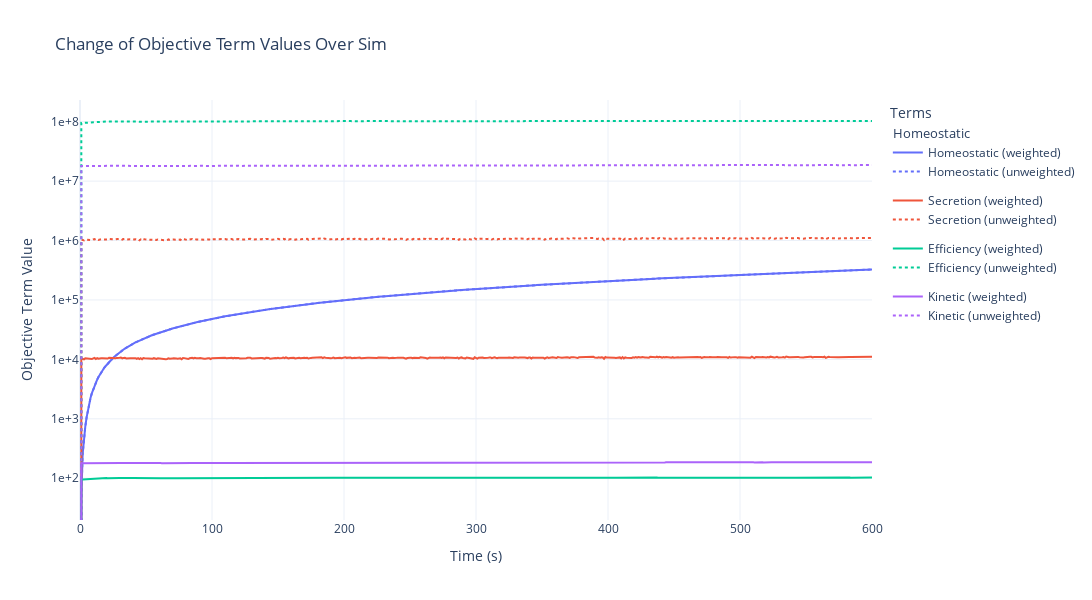

The cell this chart's notebook holds for it:
### Markdown cell above
# Plot 1: Visualize how well each objective term is being met across the sim

### Code cell
from plotly.colors import qualitative as q

spec_term = {
    "Homeostatic": (homeostatic_term, objective_weights_sim['homeostatic']),
    "Secretion":   (secretion_term,   objective_weights_sim['secretion']),
    "Efficiency":  (efficiency_term,  objective_weights_sim['efficiency']),
    "Kinetic":     (kinetic_term,     objective_weights_sim['kinetics']),
}

spec_no_weights = {
    "Homeostatic": (homeostatic_term/objective_weights_sim['homeostatic'], objective_weights_sim['homeostatic']),
    "Secretion":   (secretion_term/objective_weights_sim['secretion'],     objective_weights_sim['secretion']),
    "Efficiency":  (efficiency_term/objective_weights_sim['efficiency'],   objective_weights_sim['efficiency']),
    "Kinetic":     (kinetic_term/objective_weights_sim['kinetics'],        objective_weights_sim['kinetics']),
}


palette = q.Plotly  # consistent colors across both sets
colors = {name: palette[i % len(palette)] for i, name in enumerate(spec_term)}


fig = go.Figure()

# Add weighted (solid) + unweighted (dotted) per term
for i, (name, (y_w, w)) in enumerate(spec_term.items()):
    # solid, weighted
    fig.add_trace(go.Scatter(
        x=time, y=y_w, mode="lines",
        name=f"{name} (weighted)",
        line=dict(color=colors[name], dash="solid"),
        legendgroup=name,
        legendgrouptitle_text=name if i == 0 else None,
        hovertemplate=f"{name.lower()} weight={w}<br>{name.lower()} term value=%{{y:.4g}}<extra></extra>"
    ))
    # dotted, unweighted
    y_uw, w_uw = spec_no_weights[name]
    fig.add_trace(go.Scatter(
        x=time, y=y_uw, mode="lines",
        name=f"{name} (unweighted)",
        line=dict(color=colors[name], dash="dot"),
        legendgroup=name,
        hovertemplate=f"{name.lower()} (no weight)<br>{name.lower()} value=%{{y:.4g}}<extra></extra>"
    ))

fig.update_layout(
    title="Change of Objective Term Values Over Sim",
    xaxis_title="Time (s)",
    yaxis=dict(title="Objective Term Value", type="log", tickformat=".0e"),
    template="plotly_white",
    legend=dict(title="Terms", groupclick="togglegroup"),  # click once to toggle both lines in a group
    width=1200, height=600,
)

fig.show()
fig.write_image("/Users/HeenaSaqib/dev/vEcoli/notebooks/Heena notebooks/Metabolism_New Genes/out/objective_weights/change of objective term values over a sim.png", scale=3)

### Figure 1 — Plotly figure (JSON) as saved in the notebook; plotly's stock layout.template omitted (floating-point values rounded to 4 significant figures; data arrays with more than 128 entries replaced by an {"elided": "..."} marker saying what was removed)
{"data": [{"hovertemplate": "homeostatic weight=1<br>homeostatic term value=%{y:.4g}<extra></extra>", "legendgroup": "Homeostatic", "legendgrouptitle": {"text": "Homeostatic"}, "line": {"color": "#636EFA", "dash": "solid"}, "mode": "lines", "name": "Homeostatic (weighted)", "x": {"elided": "601 int values"}, "y": {"elided": "601 float values"}, "type": "scatter"}, {"hovertemplate": "homeostatic (no weight)<br>homeostatic value=%{y:.4g}<extra></extra>", "legendgroup": "Homeostatic", "line": {"color": "#636EFA", "dash": "dot"}, "mode": "lines", "name": "Homeostatic (unweighted)", "x": {"elided": "601 int values"}, "y": {"elided": "601 float values"}, "type": "scatter"}, {"hovertemplate": "secretion weight=0.01<br>secretion term value=%{y:.4g}<extra></extra>", "legendgroup": "Secretion", "line": {"color": "#EF553B", "dash": "solid"}, "mode": "lines", "name": "Secretion (weighted)", "x": {"elided": "601 int values"}, "y": {"elided": "601 float values"}, "type": "scatter"}, {"hovertemplate": "secretion (no weight)<br>secretion value=%{y:.4g}<extra></extra>", "legendgroup": "Secretion", "line": {"color": "#EF553B", "dash": "dot"}, "mode": "lines", "name": "Secretion (unweighted)", "x": {"elided": "601 int values"}, "y": {"elided": "601 float values"}, "type": "scatter"}, {"hovertemplate": "efficiency weight=1e-06<br>efficiency term value=%{y:.4g}<extra></extra>", "legendgroup": "Efficiency", "line": {"color": "#00CC96", "dash": "solid"}, "mode": "lines", "name": "Efficiency (weighted)", "x": {"elided": "601 int values"}, "y": {"elided": "601 float values"}, "type": "scatter"}, {"hovertemplate": "efficiency (no weight)<br>efficiency value=%{y:.4g}<extra></extra>", "legendgroup": "Efficiency", "line": {"color": "#00CC96", "dash": "dot"}, "mode": "lines", "name": "Efficiency (unweighted)", "x": {"elided": "601 int values"}, "y": {"elided": "601 float values"}, "type": "scatter"}, {"hovertemplate": "kinetic weight=1e-05<br>kinetic term value=%{y:.4g}<extra></extra>", "legendgroup": "Kinetic", "line": {"color": "#AB63FA", "dash": "solid"}, "mode": "lines", "name": "Kinetic (weighted)", "x": {"elided": "601 int values"}, "y": {"elided": "601 float values"}, "type": "scatter"}, {"hovertemplate": "kinetic (no weight)<br>kinetic value=%{y:.4g}<extra></extra>", "legendgroup": "Kinetic", "line": {"color": "#AB63FA", "dash": "dot"}, "mode": "lines", "name": "Kinetic (unweighted)", "x": {"elided": "601 int values"}, "y": {"elided": "601 float values"}, "type": "scatter"}], "layout": {"yaxis": {"title": {"text": "Objective Term Value"}, "type": "log", "tickformat": ".0e"}, "legend": {"title": {"text": "Terms"}, "groupclick": "togglegroup"}, "title": {"text": "Change of Objective Term Values Over Sim"}, "xaxis": {"title": {"text": "Time (s)"}}, "width": 1200, "height": 600}}
